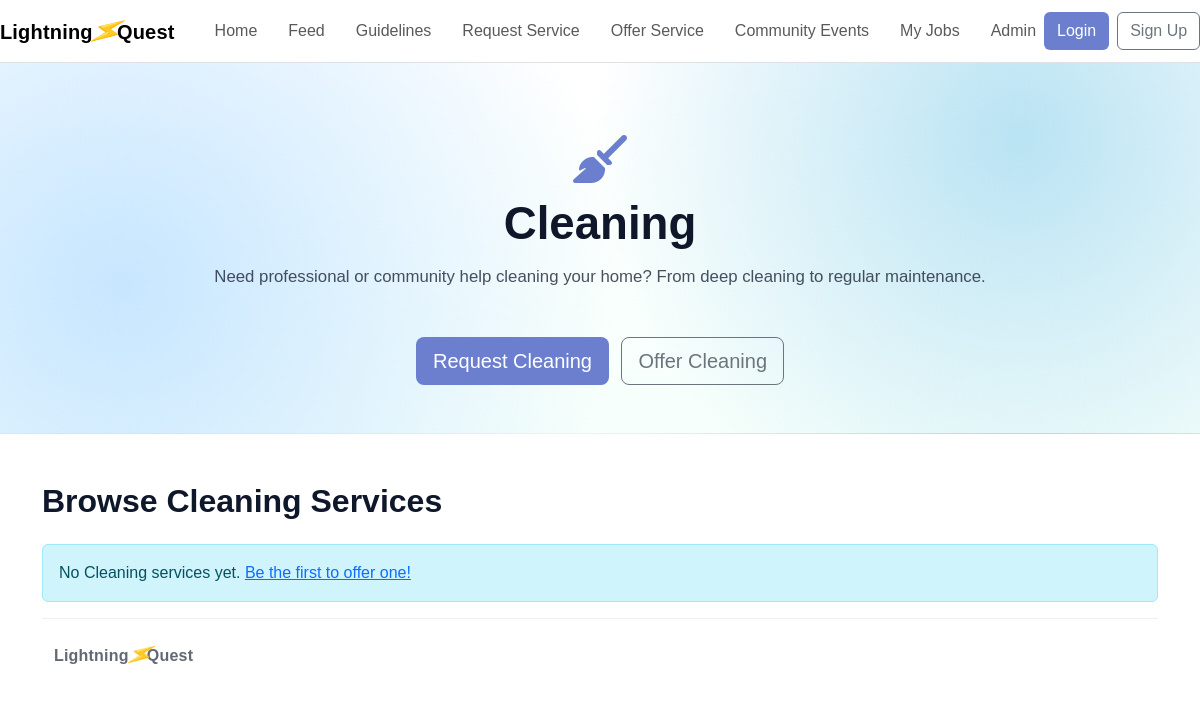
The page /category/cleaning/ on the database as committed earlier.
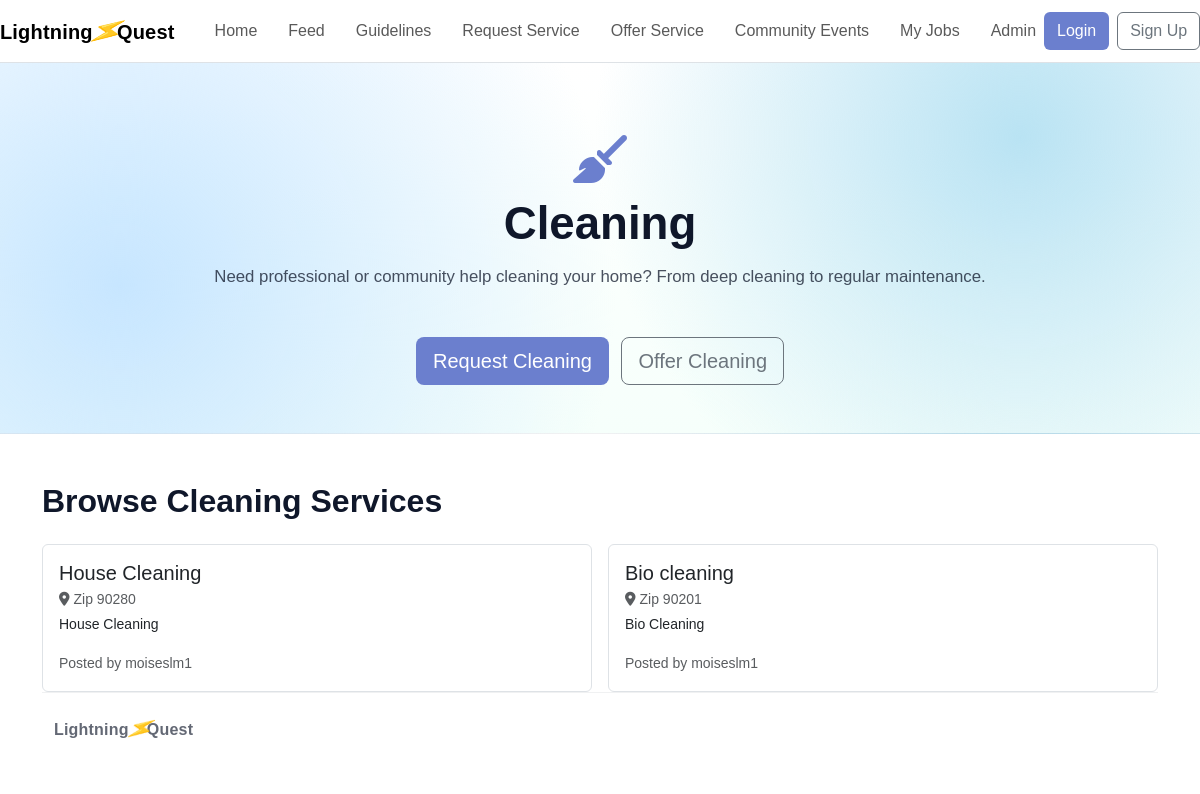
The same page on the database as committed later.
### core/models.py (models this page shows, shortened)
class Service(models.Model):
    CATEGORY_CHOICES = [
        ('assembly',            'Assembly'),
        ('mounting',            'Mounting'),
        ('cleaning',            'Cleaning'),
        ('outdoor-maintenance', 'Outdoor Maintenance'),
        ('repairs',             'Repairs'),
        ('moving',              'Moving'),
        ('cooking',             'Cooking'),
    ]
    title        = models.CharField(max_length=200)
    description  = models.TextField(blank=True)
    category     = models.CharField(max_length=50, choices=CATEGORY_CHOICES)
    address      = models.CharField(max_length=300, blank=True)
    zip_code     = models.CharField(max_length=10)
    phone_number = models.CharField(max_length=20, blank=True)
    latitude     = models.FloatField(null=True, blank=True)
    longitude    = models.FloatField(null=True, blank=True)
    posted_by    = models.ForeignKey(User, on_delete=models.CASCADE)
    created_at   = models.DateTimeField(auto_now_add=True)

### core/views.py (the view)
# urls.py: path("category/<str:category_slug>/", views.category, name="category"),
def category(request, category_slug):
    cat = CATEGORIES.get(category_slug)
    services = Service.objects.filter(category=category_slug)
    return render(request, 'category.html', {'category': cat, 'slug': category_slug, 'services': services})

### core/templates/category.html (shortened to what this page needs)
{% extends "base.html" %}
{% block content %}
<section class="hero">
  <div class="container text-center">
    <div class="mb-3">
      <i class="{{ category.icon }}" style="font-size: 3rem; color: var(--brand);"></i>
    </div>
    <h1>{{ category.name }}</h1>
    <p class="mt-3 mb-0">{{ category.details }}</p>
    <div class="mt-5">
      <a class="btn btn-brand btn-lg me-2" href="{% url 'request' %}?category={{ slug }}">Request {{ category.name }}</a>
      <a class="btn btn-outline-secondary btn-lg" href="{% url 'offer' %}?category={{ slug }}">Offer {{ category.name }}</a>
    </div>
  </div>
</section>
<section class="py-5">
  <div class="container">
    <h2 class="fw-bold mb-4">Browse {{ category.name }} Services</h2>
    <div class="row g-3">
  {% if services %}
    {% for service in services %}
      <div class="col-12 col-md-6">
        <div class="card h-100 border">
          <div class="card-body">
            <h5 class="card-title mb-1">{{ service.title }}</h5>
            <p class="text-muted small mb-1">
              <i class="fa fa-location-dot me-1"></i>Zip {{ service.zip_code }}
            </p>
            {% if service.description %}
              <p class="card-text small">{{ service.description }}</p>
            {% endif %}
            <small class="text-muted">Posted by {{ service.posted_by.username }}</small>
          </div>
        </div>
      </div>
    {% endfor %}
  {% else %}
    <div class="col-12">
      <div class="alert alert-info">
        No {{ category.name }} services yet.
        <a href="{% url 'offer' %}">Be the first to offer one!</a>
      </div>
    </div>
  {% endif %}
</div>
{% endblock %}

Rows that differ between the two databases and show on the page:
added Service: title "House Cleaning", zip_code "90280", description "House Cleaning", posted_by.username "moiseslm1"
added Service: title "Bio cleaning", zip_code "90201", description "Bio Cleaning", posted_by.username "moiseslm1"
Other text that changed with them:
{{ category.name }}: "Cleaning" → (not shown)
text no longer shown: "No services yet. Be the first to offer one!"
